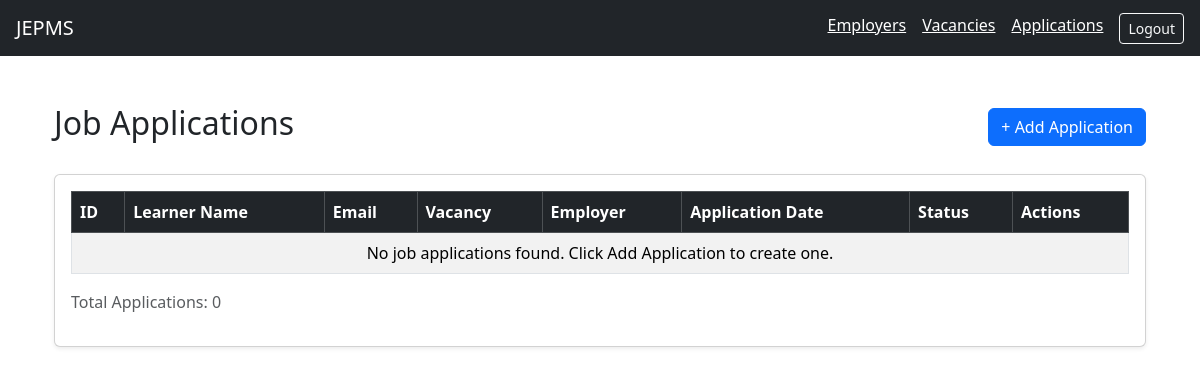
/applications/ (signed in), run on an earlier commit of the app's database.
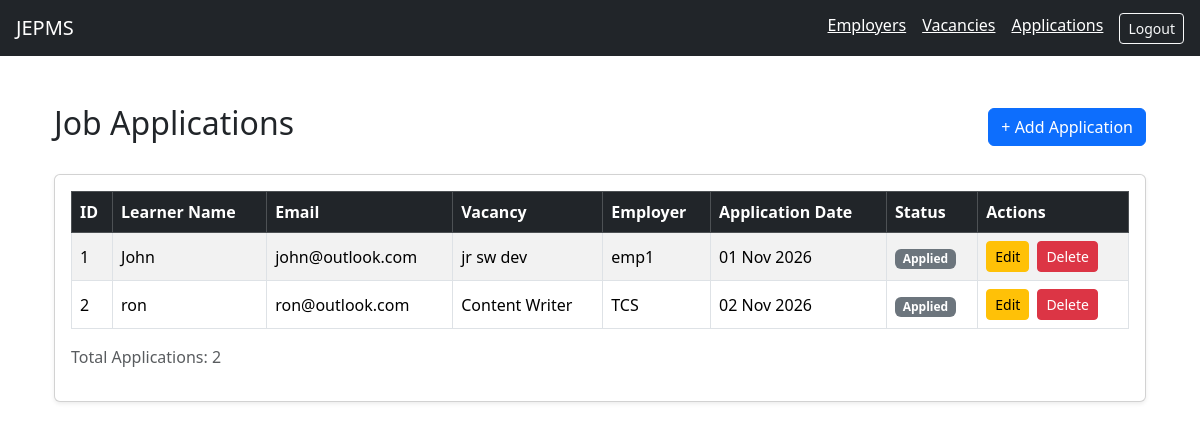
And on a later commit of the database.
### applications/models.py (models this page shows, shortened)
class JobApplication(models.Model):
    class Status(models.TextChoices):
        DRAFT = "Draft", "Draft"
        APPLIED = "Applied", "Applied"
        INTERVIEW = "Interview", "Interview"
        OFFER = "Offer", "Offer"
        REJECTED = "Rejected", "Rejected"
        WITHDRAWN = "Withdrawn", "Withdrawn"
    learner_name = models.CharField(max_length=150)
    learner_email = models.EmailField(blank=True)
    vacancy = models.ForeignKey(
        Vacancy,
        on_delete=models.PROTECT,
        related_name="applications",
    )
    application_date = models.DateField()
    status = models.CharField(
        max_length=20,
        choices=Status.choices,
        default=Status.DRAFT,
    )
    notes = models.TextField(blank=True)
    created_at = models.DateTimeField(auto_now_add=True)
    updated_at = models.DateTimeField(auto_now=True)

class Vacancy(models.Model):
    class Status(models.TextChoices):
        OPEN = "Open", "Open"
        CLOSED = "Closed", "Closed"
        ON_HOLD = "On hold", "On hold"
    employer = models.ForeignKey(
        Employer,
        on_delete=models.PROTECT,
        related_name="vacancies",
    )
    title = models.CharField(max_length=150)
    description = models.TextField(blank=True)
    location = models.CharField(max_length=100, blank=True)
    closing_date = models.DateField(null=True, blank=True)
    status = models.CharField(
        max_length=20,
        choices=Status.choices,
        default=Status.OPEN,
    )

class Employer(models.Model):
    name = models.CharField(max_length=150)
    contact_name = models.CharField(max_length=100, blank=True)
    email = models.EmailField(blank=True)
    phone = models.CharField(max_length=20, blank=True)
    website = models.URLField(blank=True)
    notes = models.TextField(blank=True)

### applications/views.py (the view)
# urls.py: path("applications/", views.application_list,
@login_required
def application_list(request):
    return render(request, "applications/list.html", {
        "applications": JobApplication.objects.select_related(
            "vacancy", "vacancy__employer"
        ),
    })

### templates/applications/list.html
{% extends "base.html" %}
{% block content %}
<div class="container mt-4">
    <div class="d-flex justify-content-between align-items-center mb-4">
        <h2>Job Applications</h2>
        <a href="{% url 'application_add' %}"
           class="btn btn-primary">
            + Add Application
        </a>
    </div>
    <div class="card shadow-sm">
        <div class="card-body">
            <div class="table-responsive">
                <table class="table table-bordered table-striped align-middle">
                    <thead class="table-dark">
                        <tr>
                            <th>ID</th>
                            <th>Learner Name</th>
                            <th>Email</th>
                            <th>Vacancy</th>
                            <th>Employer</th>
                            <th>Application Date</th>
                            <th>Status</th>
                            <th>Actions</th>
                        </tr>
                    </thead>
                    <tbody>
                        {% for application in applications %}
                        <tr>
                            <td>{{ application.id }}</td>
                            <td>{{ application.learner_name }}</td>
                            <td>
                                {{ application.learner_email|default:"-" }}
                            </td>
                            <td>{{ application.vacancy.title }}</td>
                            <td>
                                {{ application.vacancy.employer.name }}
                            </td>
                            <td>
                                {{ application.application_date|date:"d M Y" }}
                            </td>
                            <td>
                                {% if application.status == "Offer" %}
                                    <span class="badge bg-success">
                                        {{ application.status }}
                                    </span>
                                {% elif application.status == "Rejected" %}
                                    <span class="badge bg-danger">
                                        {{ application.status }}
                                    </span>
                                {% elif application.status == "Interview" %}
                                    <span class="badge bg-primary">
                                        {{ application.status }}
                                    </span>
                                {% else %}
                                    <span class="badge bg-secondary">
                                        {{ application.status }}
                                    </span>
                                {% endif %}
                            </td>
                            <td>
                                <div class="d-flex gap-2">
                                    <a href="{% url 'application_edit' application.pk %}"
                                       class="btn btn-sm btn-warning">
                                        Edit
                                    </a>
                                    <a href="{% url 'application_delete' application.pk %}"
                                       class="btn btn-sm btn-danger">
                                        Delete
                                    </a>
                                </div>
                            </td>
                        </tr>
                        {% empty %}
                        <tr>
                            <td colspan="8" class="text-center">
                                No job applications found.
                                Click Add Application to create one.
                            </td>
                        </tr>
                        {% endfor %}
                    </tbody>
                </table>
            </div>
            <p class="text-muted">
                Total Applications: {{ applications|length }}
            </p>
        </div>
    </div>
</div>
{% endblock %}

### templates/base.html (shortened to what this page needs)
<!DOCTYPE html>
<html lang="en">
<head>
    <link href="https://cdn.jsdelivr.net/npm/bootstrap@5.3.3/dist/css/bootstrap.min.css"
          rel="stylesheet">
</head>
<body>
<nav class="navbar navbar-dark bg-dark px-3">
    <a class="navbar-brand" href="/">JEPMS</a>
    <div class="d-flex gap-3">
        <a class="text-white" href="/employers/">Employers</a>
        <a class="text-white" href="/vacancies/">Vacancies</a>
        <a class="text-white" href="/applications/">Applications</a>
        {% if user.is_authenticated %}
        <form method="post" action="{% url 'logout' %}">
            <button class="btn btn-sm btn-outline-light">Logout</button>
        </form>
        {% endif %}
    </div>
</nav>
<main class="container py-4">
    {% block content %}{% endblock %}
</main>
</body>
</html>

What changed in the data, as far as the page shows it:
added JobApplication: id "1", learner_name "John", learner_email "john@outlook.com", vacancy "jr sw dev", vacancy.employer.name "emp1", application_date "01 Nov 2026", status "Applied"
added JobApplication: id "2", learner_name "ron", learner_email "ron@outlook.com", vacancy "Content Writer", vacancy.employer.name "TCS", application_date "02 Nov 2026", status "Applied"
Also different on the page:
{{ applications|length }}: "0" → "2"
text no longer shown: "No job applications found. Click Add Application to create one."
